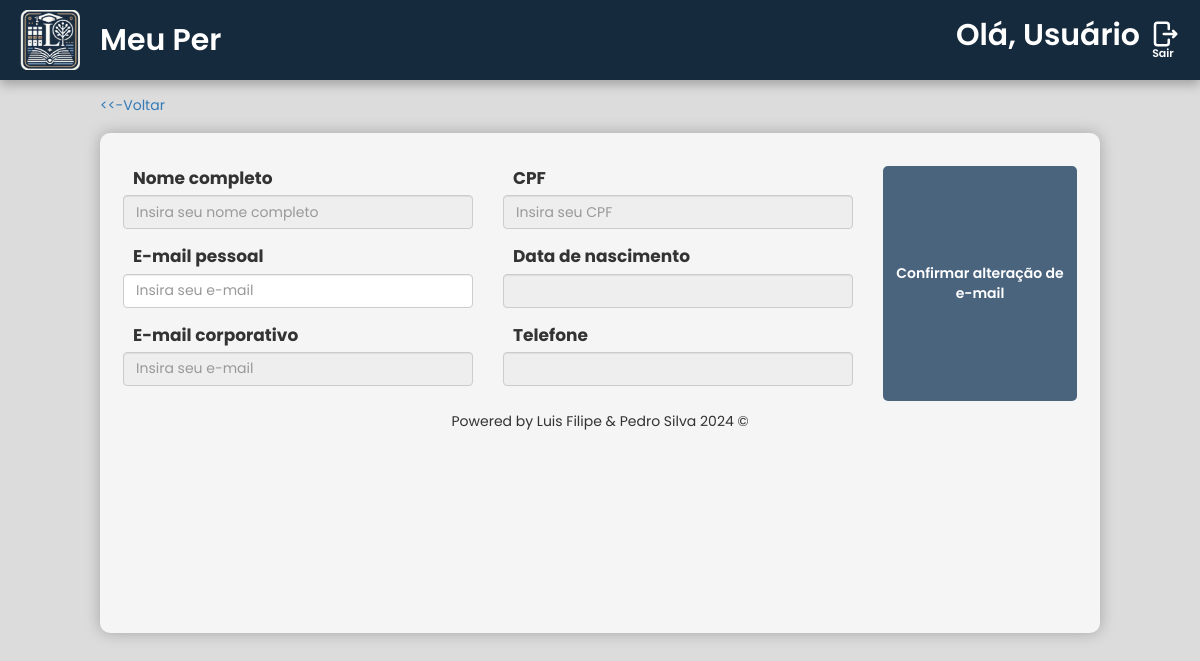
Before: /src/diretoria/meu-perfil/index.php (signed in) with the older database file.
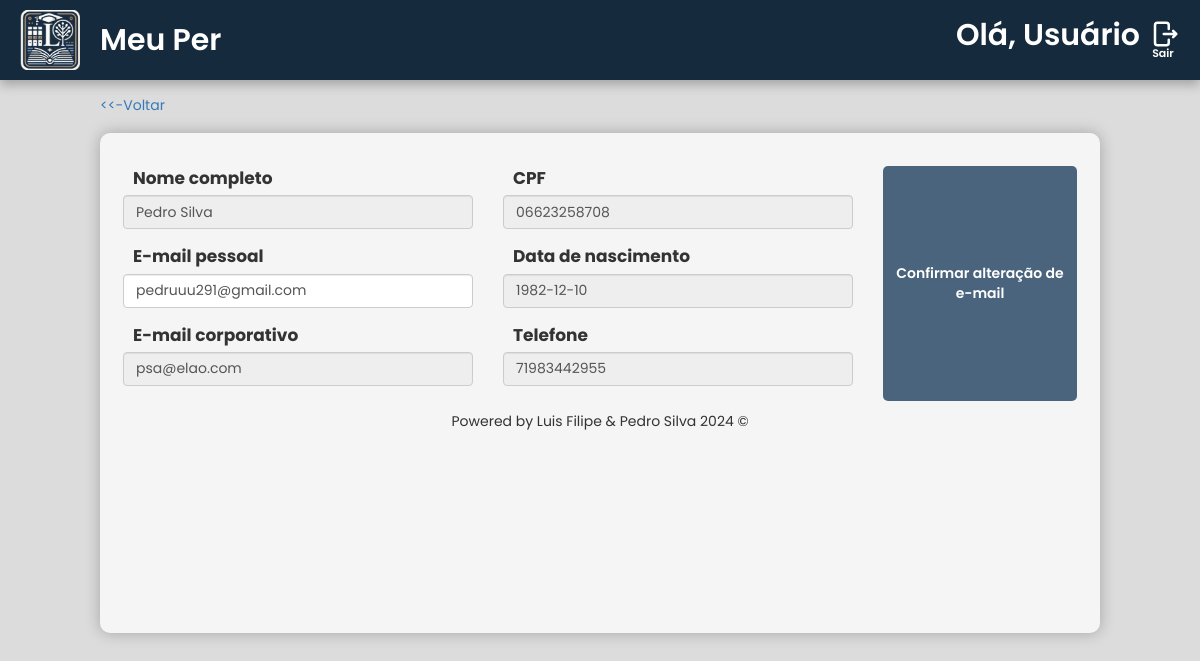
After: the same page with the newer database file.
### tables this page shows
create table
    diretoria (
        id_func INT auto_increment primary key,
        nome_func varchar(70) not null,
        email_pess_func varchar(100) not null unique,
        email_corp_func varchar(100) not null unique,
        telefone_func bigint not null,
        cpf_func varchar(11) not null unique,
        nascimento_func date not null,
        senha_func varchar(25) not null
    );

### src/diretoria/meu-perfil/index.php (the view, shortened to what this page needs)
<?php
require '../../scripts/conn.php';
if (1 > 0) {
  $sql = $pdo->prepare("SELECT * FROM diretoria WHERE id_func = :id_func");
  $sql->bindValue(':id_func', $_SESSION['session_id']);
  $sql->execute();
  if ($sql->rowCount() == 1) {
    $usuario = $sql->fetch(PDO::FETCH_BOTH);
    $nome_func = $usuario['nome_func'];
    $email_pess_func = $usuario['email_pess_func'];
    $email_corp_func = $usuario['email_corp_func'];
    $telefone_func = $usuario['telefone_func'];
    $cpf_func = $usuario['cpf_func'];
    $nascimento_func = $usuario['nascimento_func'];
  }
}
?>
<!DOCTYPE html>
<html lang="pt-br">
<head>
  <link rel="stylesheet" href="https://maxcdn.bootstrapcdn.com/bootstrap/3.3.7/css/bootstrap.min.css"
>
  <link rel="stylesheet" href="style.css">
</head>
<body>
  <header>
    <img src="../../../assets/images/LogoEscolaSemFundo.png" alt="Logo da Clinica" class="LogoClinica">Meu Per
    <div class="areauser">
      <p class="nomeuser">Olá, <?php echo isset($_SESSION['session_nome']) ? explode(' ', $_SESSION['session_nome'])[0] : 'Usuário'; ?></p>
      <a href="../../scripts/sair.php"><img src="../../../assets/images/logout-svgrepo-com.svg" alt="Sair" class="logouticon">
        <p class="txtsair">Sair</p>
      </a>
    </div>
  </header>
  <div class="opcvoltar"><a href="../"><<-Voltar </a></div>
  <div class="container">
    <form class="form-cad" id="form-cad" action="../backend/atualizar-email.php" method="POST">
      <div class="coluna">
        <div class="form-group">
          <label for="exampleInputNome1">Nome completo</label>
          <input type="text" class="form-control" name="nome" id="nome" placeholder="Insira seu nome completo" value="<?php echo ($nome_func) ?>" disabled>
        </div>
        <div class="form-group">
          <label for="exampleInputNome1">E-mail pessoal</label>
          <input type="text" class="form-control" name="email-pessoal" id="email-pessoal" placeholder="Insira seu e-mail" value="<?php echo ($email_pess_func) ?>">
        </div>
        <div class="form-group">
          <label for="exampleInputNome1">E-mail corporativo</label>
          <input type="text" class="form-control" name="email-corp" id="email-corp" placeholder="Insira seu e-mail" value="<?php echo ($email_corp_func) ?>" disabled>
        </div>
      </div>
      <div class="coluna">
        <div class="form-group">
          <label for="exampleInputEmail1">CPF</label>
          <input type="text" class="form-control" name="cpf" id="cpf" placeholder="Insira seu CPF" value="<?php echo ($cpf_func) ?>" disabled>
        </div>
        <div class="form-group">
          <label for="exampleInputEmail1">Data de nascimento</label>
          <input type="text" class="form-control" name="data-nascimento" id="exampleInputEmail1" value="<?php echo ($nascimento_func) ?>" disabled>
        </div>
        <div class="form-group">
          <label for="exampleInputEmail1">Telefone</label>
          <input type="text" class="form-control" name="telefone" value="<?php echo ($telefone_func) ?>" disabled>
        </div>
      </div>
      <button type="submit" class="btnExcluir" id="btn-update">Confirmar alteração de e-mail</button>
    </form>
    <p class="creds" style="margin-top: 1rem;">Powered by Luis Filipe & Pedro Silva 2024 ©</p>
  </div>
</body>
</html>

### src/diretoria/meu-perfil/style.css (style rules this page uses)
* { font-family: "Poppins", sans-serif; margin: 0px; padding: 0px; }
body { background-color: gainsboro; }
header { background-color: #162a3d; display: flex; align-items: center; color: white; font-size: 30px; font-weight: 600; text-align: center; margin-bottom: -0.5rem; box-shadow: 0px 5px 10px rgba(0, 0, 0, 0.25); }
.opcvoltar { margin-top: 2rem; margin-left: 10rem; }
.LogoClinica { width: 60px; margin-left: 2rem; margin-top: 1rem; margin-bottom: 1rem; margin-right: 2rem; }
.areauser { position: absolute; right: 2rem; display: flex; align-items: center; gap: 10px; }
.logouticon { height: 30px; }
a { margin-top: 0.3rem; text-decoration: none; }
.txtsair { text-decoration: none; font-size: 11px; margin-top: -0.8rem; margin-left: -0.4rem; color: white; }
.container { margin-bottom: 5rem; align-items: center; justify-items: center; margin-top: 1.5%; max-width: 100rem; min-width: 25rem; max-height: 100rem; min-height: 50rem; background-color: whitesmoke; box-shadow: 0px 0px 15px rgba(0, 0, 0, 0.25); border-radius: 10px; padding: 2.3rem; }
.btnExcluir { min-width: 13rem; background-color: #4a647e; font-weight: 600; padding: 0.7rem; border-radius: 5px; border: none; transition: 300ms; color: white; }
.form-cad { margin-top: 1rem; display: flex; flex-direction: row; gap: 3rem; }
.form-group label { font-size: 17px; margin-left: 1rem; }
input { max-width: 35rem; min-width: 35rem; }

Changed rows visible on the page:
added diretoria: nome "Pedro Silva", email-pessoal "pedruuu291@gmail.com", email-corp "psa@elao.com", cpf "06623258708", data-nascimento "1982-12-10", telefone "71983442955"
